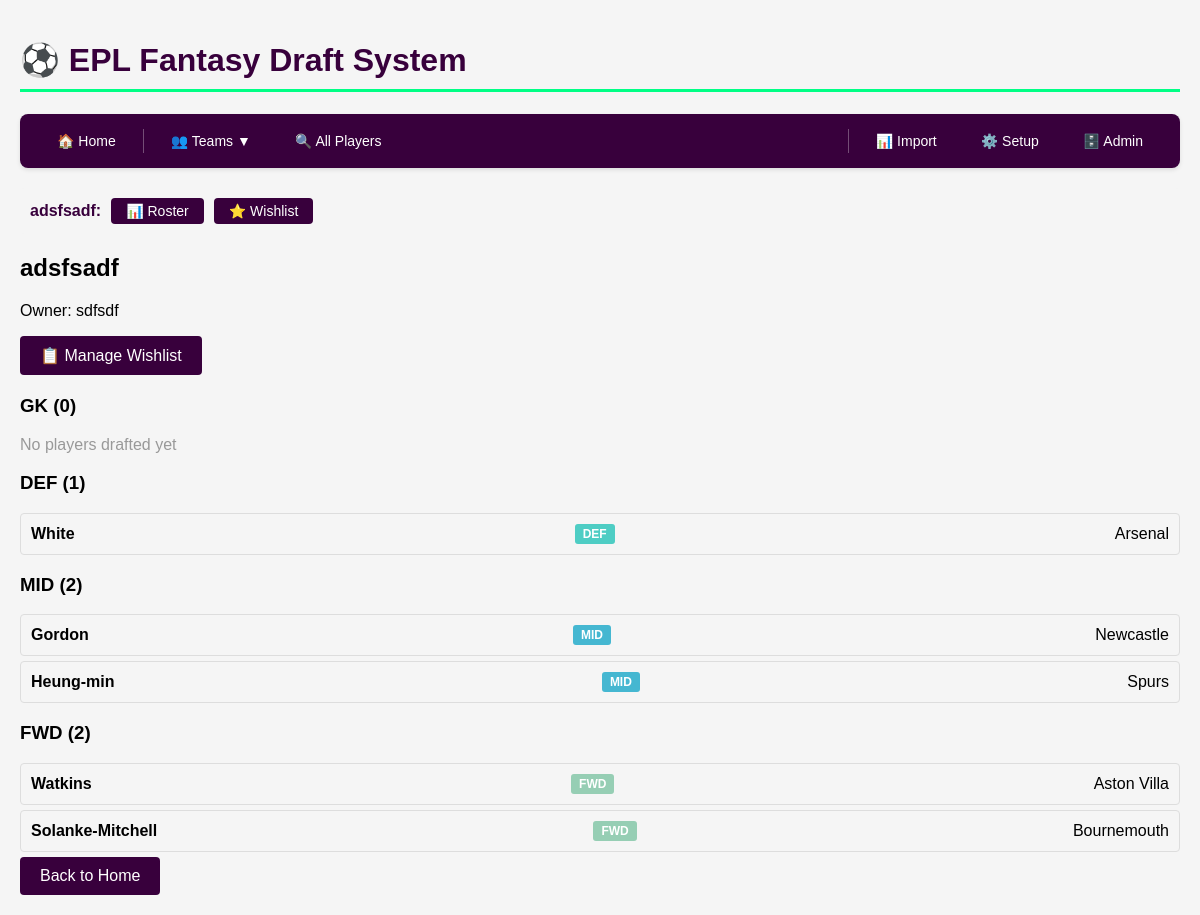
The page /team/3 on the database its author committed.
### app.py (models this page shows, shortened)
class DraftTeam(db.Model):
    id = db.Column(db.Integer, primary_key=True)
    name = db.Column(db.String(100), nullable=False)
    owner = db.Column(db.String(100), nullable=False)
    players = db.relationship('Player', backref='draft_team', lazy=True)
    def get_roster(self):
        roster = {
            'GK': [],
            'DEF': [],
            'MID': [],
            'FWD': []
        }
        for player in self.players:
            roster[player.position].append(player)
        return roster

class Player(db.Model):
    id = db.Column(db.Integer, primary_key=True)
    first_name = db.Column(db.String(100))
    second_name = db.Column(db.String(100), nullable=False)
    full_name = db.Column(db.String(200))
    web_name = db.Column(db.String(100))  # Display name
    team = db.Column(db.String(50), nullable=False)
    position = db.Column(db.String(20), nullable=False)
    status = db.Column(db.String(1))  # a=available, i=injured, s=suspended
    drafted = db.Column(db.Boolean, default=False)
    drafted_by = db.Column(db.Integer, db.ForeignKey('draft_team.id'), nullable=True)
    now_cost = db.Column(db.Float, default=0.0)  # Current price
    total_points = db.Column(db.Integer, default=0)
    points_per_game = db.Column(db.Float, default=0.0)
    minutes = db.Column(db.Integer, default=0)
    starts = db.Column(db.Integer, default=0)
    goals_scored = db.Column(db.Integer, default=0)
    assists = db.Column(db.Integer, default=0)
    clean_sheets = db.Column(db.Integer, default=0)
    goals_conceded = db.Column(db.Integer, default=0)
    own_goals = db.Column(db.Integer, default=0)
    penalties_saved = db.Column(db.Integer, default=0)
    penalties_missed = db.Column(db.Integer, default=0)
    yellow_cards = db.Column(db.Integer, default=0)
    red_cards = db.Column(db.Integer, default=0)
    saves = db.Column(db.Integer, default=0)
    bonus = db.Column(db.Integer, default=0)
    bps = db.Column(db.Integer, default=0)
    influence = db.Column(db.Float, default=0.0)
    creativity = db.Column(db.Float, default=0.0)
    threat = db.Column(db.Float, default=0.0)
    ict_index = db.Column(db.Float, default=0.0)
    expected_goals = db.Column(db.Float, default=0.0)
    expected_assists = db.Column(db.Float, default=0.0)
    expected_goal_involvements = db.Column(db.Float, default=0.0)
    expected_goals_conceded = db.Column(db.Float, default=0.0)
    expected_goals_per_90 = db.Column(db.Float, default=0.0)
    expected_assists_per_90 = db.Column(db.Float, default=0.0)
    saves_per_90 = db.Column(db.Float, default=0.0)
    clean_sheets_per_90 = db.Column(db.Float, default=0.0)
    @property
    def name(self):
        return self.web_name or self.second_name

### app.py (the view)
@app.route('/team/<int:team_id>')
def view_team(team_id):
    team = DraftTeam.query.get_or_404(team_id)
    roster = team.get_roster()
    return render_template('team.html', team=team, roster=roster)

### templates/team.html (shortened to what this page needs)
{% extends "base.html" %}
{% block content %}
<h2>{{ team.name }}</h2>
<p>Owner: {{ team.owner }}</p>
<div style="margin-bottom: 20px;">
    <a href="{{ url_for('team_wishlist', team_id=team.id) }}" class="btn">📋 Manage Wishlist</a>
</div>
<div class="roster">
    {% for position, players in roster.items() %}
    <div class="position-group">
        <h3>{{ position }} ({{ players|length }})</h3>
        {% if players %}
            {% for player in players %}
            <div class="player-card">
                <strong>{{ player.name }}</strong>
                <span class="position-badge position-{{ player.position }}">{{ player.position }}</span>
                <span>{{ player.team }}</span>
            </div>
            {% endfor %}
        {% else %}
            <p style="color: #999;">No players drafted yet</p>
        {% endif %}
    </div>
    {% endfor %}
</div>
<a href="{{ url_for('index') }}" class="btn">Back to Home</a>
{% endblock %}

### templates/base.html (shortened to what this page needs)
<!DOCTYPE html>
<html>
<head>
</head>
<h1>⚽ EPL Fantasy Draft System</h1>
<nav>
    <div class="nav-container">
        <div class="nav-left">
            <a href="{{ url_for('index') }}" class="nav-btn {% if request.endpoint == 'index' %}active{% endif %}">
                🏠 Home
            </a>
            <div style="position: relative;">
                <button onclick="toggleTeamMenu()" class="nav-btn">
                    👥 Teams ▼
                </button>
            </div>
            <a href="{{ url_for('admin_players') }}" class="nav-btn {% if request.endpoint == 'admin_players' %}active{% endif %}">
                🔍 All Players
            </a>
        </div>
        <div class="nav-right">
            <a href="{{ url_for('import_excel') }}" class="nav-btn">
                📊 Import
            </a>
            <a href="{{ url_for('setup') }}" class="nav-btn">
                ⚙️ Setup
            </a>
            <a href="{{ url_for('admin_database') }}" class="nav-btn">
                🗄️ Admin
            </a>
        </div>
    </div>
</nav>
{% if request.endpoint in ['view_team', 'team_wishlist'] and team is defined %}
<div style="background-color: #f5f5f5; padding: 10px; border-radius: 4px; margin-bottom: 20px;">
    <div style="display: flex; gap: 10px; align-items: center;">
        <span style="font-weight: bold; color: #38003c;">{{ team.name }}:</span>
        <a href="{{ url_for('view_team', team_id=team.id) }}"
           class="btn {% if request.endpoint == 'view_team' %}active{% endif %}"
           style="padding: 5px 15px; font-size: 14px;">
            📊 Roster
        </a>
        <a href="{{ url_for('team_wishlist', team_id=team.id) }}"
           class="btn {% if request.endpoint == 'team_wishlist' %}active{% endif %}"
           style="padding: 5px 15px; font-size: 14px;">
            ⭐ Wishlist
        </a>
    </div>
</div>
{% endif %}
{% block content %}{% endblock %}
</html>

### templates/base.html (style rules this page uses)
h1 { color: #38003c; border-bottom: 3px solid #00ff85; padding-bottom: 10px; }
.btn { background-color: #38003c; color: white; padding: 10px 20px; border: none; border-radius: 4px; cursor: pointer; text-decoration: none; display: inline-block; }
.player-card { border: 1px solid #ddd; padding: 10px; margin: 5px 0; border-radius: 4px; display: flex; justify-content: space-between; align-items: center; }
.position-badge { padding: 3px 8px; border-radius: 3px; font-size: 12px; font-weight: bold; }
.position-DEF { background-color: #4ecdc4; color: white; }
.position-MID { background-color: #45b7d1; color: white; }
.position-FWD { background-color: #96ceb4; color: white; }
nav { background-color: #38003c; padding: 0; margin: 0 0 20px 0; border-radius: 8px; overflow: hidden; box-shadow: 0 2px 4px rgba(0,0,0,0.1); }
.nav-container { display: flex; justify-content: space-between; align-items: center; padding: 10px 20px; }
.nav-left { display: flex; gap: 10px; align-items: center; }
.nav-right { display: flex; gap: 10px; align-items: center; }
.nav-btn { background-color: transparent; color: white; padding: 8px 16px; border: 1px solid transparent; border-radius: 4px; cursor: pointer; text-decoration: none; display: inline-flex; align-items: center; gap: 5px; transition: all 0.2s; font-size: 14px; }

### rows shown on the page
DraftTeam: name "adsfsadf", owner "sdfsdf"
Player: name "White", position "DEF", team "Arsenal"
Player: name "Gordon", position "MID", team "Newcastle"
Player: name "Heung-min", position "MID", team "Spurs"
Player: name "Watkins", position "FWD", team "Aston Villa"
Player: name "Solanke-Mitchell", position "FWD", team "Bournemouth"

### other values the page prints
{{ position }} "GK" "DEF" "MID" "FWD"
{{ players|length }} "0" "1" "2" "2"
